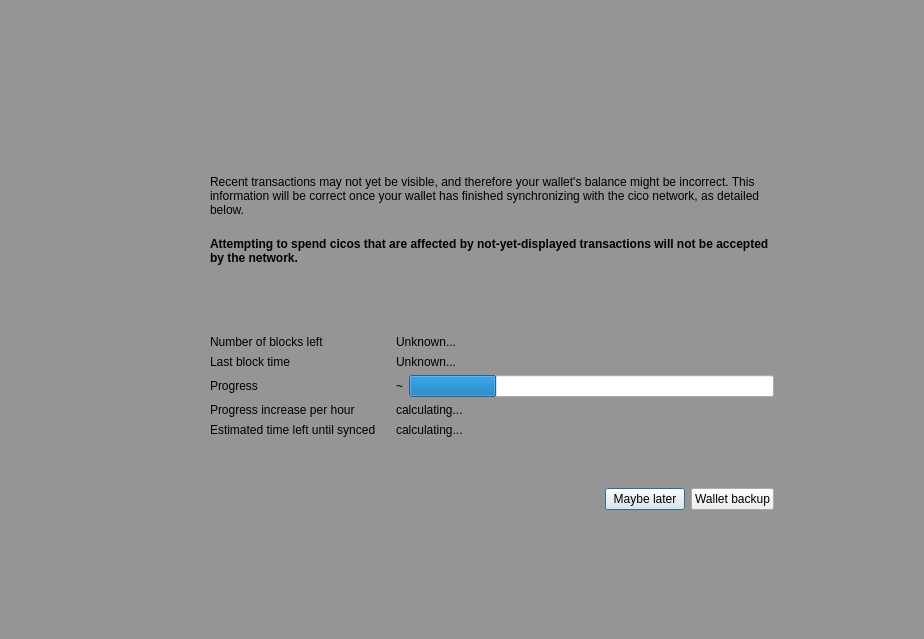
<?xml version="1.0" encoding="UTF-8"?>
<ui version="4.0">
 <class>ModalOverlay</class>
 <widget class="ModalOverlay" name="ModalOverlay">
  <property name="geometry">
   <rect>
    <x>0</x>
    <y>0</y>
    <width>924</width>
    <height>639</height>
   </rect>
  </property>
  <property name="windowTitle">
   <string>Form</string>
  </property>
  <layout class="QVBoxLayout" name="verticalLayout" stretch="0">
   <property name="sizeConstraint">
    <enum>QLayout::SetDefaultConstraint</enum>
   </property>
   <property name="leftMargin">
    <number>0</number>
   </property>
   <property name="topMargin">
    <number>0</number>
   </property>
   <property name="rightMargin">
    <number>0</number>
   </property>
   <property name="bottomMargin">
    <number>0</number>
   </property>
   <item>
    <widget class="QWidget" name="bgWidget" native="true">
     <property name="styleSheet">
      <string notr="true">#bgWidget { background: rgba(0,0,0,96); }</string>
     </property>
     <layout class="QVBoxLayout" name="verticalLayoutMain" stretch="0">
      <property name="leftMargin">
       <number>120</number>
      </property>
      <property name="topMargin">
       <number>120</number>
      </property>
      <property name="rightMargin">
       <number>120</number>
      </property>
      <property name="bottomMargin">
       <number>120</number>
      </property>
      <item>
       <widget class="QWidget" name="contentWidget" native="true">
        <layout class="QVBoxLayout" name="verticalLayout_3" stretch="1,0">
         <property name="spacing">
          <number>0</number>
         </property>
         <property name="leftMargin">
          <number>0</number>
         </property>
         <property name="topMargin">
          <number>0</number>
         </property>
         <property name="rightMargin">
          <number>0</number>
         </property>
         <property name="bottomMargin">
          <number>0</number>
         </property>
         <item>
          <widget class="QStackedWidget" name="stackedWidget">
           <property name="currentIndex">
            <number>0</number>
           </property>
           <widget class="QWidget" name="page">
            <layout class="QVBoxLayout" name="verticalLayout_2">
             <property name="spacing">
              <number>0</number>
             </property>
             <property name="leftMargin">
              <number>30</number>
             </property>
             <property name="topMargin">
              <number>10</number>
             </property>
             <property name="rightMargin">
              <number>30</number>
             </property>
             <property name="bottomMargin">
              <number>10</number>
             </property>
             <item>
              <spacer name="verticalSpacer_3">
               <property name="orientation">
                <enum>Qt::Vertical</enum>
               </property>
               <property name="sizeType">
                <enum>QSizePolicy::Expanding</enum>
               </property>
               <property name="sizeHint" stdset="0">
                <size>
                 <width>20</width>
                 <height>40</height>
                </size>
               </property>
              </spacer>
             </item>
             <item>
              <layout class="QHBoxLayout" name="horizontalLayoutIconText" stretch="0,1">
               <property name="spacing">
                <number>20</number>
               </property>
               <property name="topMargin">
                <number>20</number>
               </property>
               <item>
                <layout class="QVBoxLayout" name="verticalLayoutIcon">
                 <item>
                  <widget class="QPushButton" name="warningIcon">
                   <property name="enabled">
                    <bool>false</bool>
                   </property>
                   <property name="text">
                    <string/>
                   </property>
                   <property name="iconSize">
                    <size>
                     <width>48</width>
                     <height>48</height>
                    </size>
                   </property>
                   <property name="flat">
                    <bool>true</bool>
                   </property>
                  </widget>
                 </item>
                 <item>
                  <spacer name="verticalSpacerWarningIcon">
                   <property name="orientation">
                    <enum>Qt::Vertical</enum>
                   </property>
                   <property name="sizeHint" stdset="0">
                    <size>
                     <width>20</width>
                     <height>40</height>
                    </size>
                   </property>
                  </spacer>
                 </item>
                </layout>
               </item>
               <item>
                <layout class="QVBoxLayout" name="verticalLayoutInfoText">
                 <property name="leftMargin">
                  <number>0</number>
                 </property>
                 <property name="topMargin">
                  <number>0</number>
                 </property>
                 <item>
                  <widget class="QLabel" name="infoText">
                   <property name="text">
                    <string>Recent transactions may not yet be visible, and therefore your wallet's balance might be incorrect. This information will be correct once your wallet has finished synchronizing with the cico network, as detailed below.</string>
                   </property>
                   <property name="textFormat">
                    <enum>Qt::RichText</enum>
                   </property>
                   <property name="wordWrap">
                    <bool>true</bool>
                   </property>
                  </widget>
                 </item>
                 <item>
                  <widget class="QLabel" name="infoTextStrong">
                   <property name="font">
                    <font>
                     <weight>75</weight>
                     <bold>true</bold>
                    </font>
                   </property>
                   <property name="text">
                    <string>Attempting to spend cicos that are affected by not-yet-displayed transactions will not be accepted by the network.</string>
                   </property>
                   <property name="textFormat">
                    <enum>Qt::RichText</enum>
                   </property>
                   <property name="wordWrap">
                    <bool>true</bool>
                   </property>
                  </widget>
                 </item>
                 <item>
                  <spacer name="verticalSpacerInTextSpace">
                   <property name="orientation">
                    <enum>Qt::Vertical</enum>
                   </property>
                   <property name="sizeHint" stdset="0">
                    <size>
                     <width>20</width>
                     <height>40</height>
                    </size>
                   </property>
                  </spacer>
                 </item>
                 <item>
                  <layout class="QFormLayout" name="formLayout">
                   <property name="fieldGrowthPolicy">
                    <enum>QFormLayout::ExpandingFieldsGrow</enum>
                   </property>
                   <property name="horizontalSpacing">
                    <number>20</number>
                   </property>
                   <property name="verticalSpacing">
                    <number>6</number>
                   </property>
                   <property name="topMargin">
                    <number>10</number>
                   </property>
                   <item row="0" column="0">
                    <widget class="QLabel" name="labelNumberOfBlocksLeft">
                     <property name="font">
                      <font>
                       <weight>50</weight>
                       <bold>false</bold>
                      </font>
                     </property>
                     <property name="text">
                      <string>Number of blocks left</string>
                     </property>
                    </widget>
                   </item>
                   <item row="0" column="1">
                    <widget class="QLabel" name="numberOfBlocksLeft">
                     <property name="sizePolicy">
                      <sizepolicy hsizetype="Expanding" vsizetype="Preferred">
                       <horstretch>0</horstretch>
                       <verstretch>0</verstretch>
                      </sizepolicy>
                     </property>
                     <property name="text">
                      <string>Unknown...</string>
                     </property>
                    </widget>
                   </item>
                   <item row="1" column="0">
                    <widget class="QLabel" name="labelLastBlockTime">
                     <property name="font">
                      <font>
                       <weight>50</weight>
                       <bold>false</bold>
                      </font>
                     </property>
                     <property name="text">
                      <string>Last block time</string>
                     </property>
                    </widget>
                   </item>
                   <item row="1" column="1">
                    <widget class="QLabel" name="newestBlockDate">
                     <property name="sizePolicy">
                      <sizepolicy hsizetype="Expanding" vsizetype="Preferred">
                       <horstretch>0</horstretch>
                       <verstretch>0</verstretch>
                      </sizepolicy>
                     </property>
                     <property name="text">
                      <string>Unknown...</string>
                     </property>
                    </widget>
                   </item>
                   <item row="2" column="0">
                    <widget class="QLabel" name="labelSyncDone">
                     <property name="font">
                      <font>
                       <weight>50</weight>
                       <bold>false</bold>
                      </font>
                     </property>
                     <property name="text">
                      <string>Progress</string>
                     </property>
                    </widget>
                   </item>
                   <item row="2" column="1">
                    <layout class="QHBoxLayout" name="horizontalLayoutSync" stretch="0,1">
                     <property name="spacing">
                      <number>6</number>
                     </property>
                     <item>
                      <widget class="QLabel" name="percentageProgress">
                       <property name="text">
                        <string notr="true">~</string>
                       </property>
                      </widget>
                     </item>
                     <item>
                      <widget class="QProgressBar" name="progressBar">
                       <property name="value">
                        <number>24</number>
                       </property>
                       <property name="format">
                        <string/>
                       </property>
                      </widget>
                     </item>
                    </layout>
                   </item>
                   <item row="4" column="0">
                    <widget class="QLabel" name="labelProgressIncrease">
                     <property name="font">
                      <font>
                       <weight>50</weight>
                       <bold>false</bold>
                      </font>
                     </property>
                     <property name="text">
                      <string>Progress increase per hour</string>
                     </property>
                    </widget>
                   </item>
                   <item row="4" column="1">
                    <widget class="QLabel" name="progressIncreasePerH">
                     <property name="sizePolicy">
                      <sizepolicy hsizetype="Expanding" vsizetype="Preferred">
                       <horstretch>0</horstretch>
                       <verstretch>0</verstretch>
                      </sizepolicy>
                     </property>
                     <property name="text">
                      <string>calculating...</string>
                     </property>
                    </widget>
                   </item>
                   <item row="5" column="0">
                    <widget class="QLabel" name="labelEstimatedTimeLeft">
                     <property name="font">
                      <font>
                       <weight>50</weight>
                       <bold>false</bold>
                      </font>
                     </property>
                     <property name="text">
                      <string>Estimated time left until synced</string>
                     </property>
                    </widget>
                   </item>
                   <item row="5" column="1">
                    <widget class="QLabel" name="expectedTimeLeft">
                     <property name="sizePolicy">
                      <sizepolicy hsizetype="Expanding" vsizetype="Preferred">
                       <horstretch>0</horstretch>
                       <verstretch>0</verstretch>
                      </sizepolicy>
                     </property>
                     <property name="text">
                      <string>calculating...</string>
                     </property>
                    </widget>
                   </item>
                  </layout>
                 </item>
                </layout>
               </item>
              </layout>
             </item>
             <item>
              <spacer name="verticalSpacer_4">
               <property name="orientation">
                <enum>Qt::Vertical</enum>
               </property>
               <property name="sizeHint" stdset="0">
                <size>
                 <width>20</width>
                 <height>40</height>
                </size>
               </property>
              </spacer>
             </item>
            </layout>
           </widget>
           <widget class="QWidget" name="page_2">
            <layout class="QVBoxLayout" name="verticalLayout_4">
             <property name="spacing">
              <number>15</number>
             </property>
             <property name="leftMargin">
              <number>30</number>
             </property>
             <property name="topMargin">
              <number>0</number>
             </property>
             <property name="rightMargin">
              <number>30</number>
             </property>
             <property name="bottomMargin">
              <number>0</number>
             </property>
             <item>
              <spacer name="verticalSpacer_2">
               <property name="orientation">
                <enum>Qt::Vertical</enum>
               </property>
               <property name="sizeHint" stdset="0">
                <size>
                 <width>20</width>
                 <height>40</height>
                </size>
               </property>
              </spacer>
             </item>
             <item>
              <layout class="QGridLayout" name="gridLayout">
               <item row="0" column="1">
                <widget class="QLabel" name="labelNote">
                 <property name="layoutDirection">
                  <enum>Qt::LeftToRight</enum>
                 </property>
                 <property name="text">
                  <string>Wallet backup prompt</string>
                 </property>
                 <property name="alignment">
                  <set>Qt::AlignLeading|Qt::AlignLeft|Qt::AlignVCenter</set>
                 </property>
                </widget>
               </item>
               <item row="1" column="1">
                <widget class="QLabel" name="labelMessage">
                 <property name="text">
                  <string>Please backup your wallet as soon as possible.
Please make sure to keep an updated antivirus and operating system. We can not recover Your funds if you visit phishing site or lose your backup. Please make sure to keep backups of your private keys or files. We do not store your private keys on this wallet. And you as a user, are entirely responsible for your funds and your own security.</string>
                 </property>
                 <property name="alignment">
                  <set>Qt::AlignLeading|Qt::AlignLeft|Qt::AlignVCenter</set>
                 </property>
                 <property name="wordWrap">
                  <bool>true</bool>
                 </property>
                </widget>
               </item>
               <item row="0" column="0">
                <widget class="QPushButton" name="warningIconBackup">
                 <property name="enabled">
                  <bool>false</bool>
                 </property>
                 <property name="sizePolicy">
                  <sizepolicy hsizetype="Fixed" vsizetype="Fixed">
                   <horstretch>0</horstretch>
                   <verstretch>0</verstretch>
                  </sizepolicy>
                 </property>
                 <property name="minimumSize">
                  <size>
                   <width>30</width>
                   <height>30</height>
                  </size>
                 </property>
                 <property name="maximumSize">
                  <size>
                   <width>30</width>
                   <height>30</height>
                  </size>
                 </property>
                 <property name="text">
                  <string/>
                 </property>
                 <property name="iconSize">
                  <size>
                   <width>30</width>
                   <height>30</height>
                  </size>
                 </property>
                 <property name="flat">
                  <bool>true</bool>
                 </property>
                </widget>
               </item>
               <item row="1" column="0">
                <spacer name="horizontalSpacer_2">
                 <property name="orientation">
                  <enum>Qt::Horizontal</enum>
                 </property>
                 <property name="sizeType">
                  <enum>QSizePolicy::Fixed</enum>
                 </property>
                 <property name="sizeHint" stdset="0">
                  <size>
                   <width>30</width>
                   <height>20</height>
                  </size>
                 </property>
                </spacer>
               </item>
              </layout>
             </item>
             <item>
              <spacer name="verticalSpacer">
               <property name="orientation">
                <enum>Qt::Vertical</enum>
               </property>
               <property name="sizeType">
                <enum>QSizePolicy::Expanding</enum>
               </property>
               <property name="sizeHint" stdset="0">
                <size>
                 <width>20</width>
                 <height>40</height>
                </size>
               </property>
              </spacer>
             </item>
            </layout>
           </widget>
          </widget>
         </item>
         <item>
          <widget class="QWidget" name="buttonsContainerWhite" native="true">
           <layout class="QHBoxLayout" name="horizontalLayout">
            <property name="leftMargin">
             <number>30</number>
            </property>
            <property name="topMargin">
             <number>15</number>
            </property>
            <property name="rightMargin">
             <number>30</number>
            </property>
            <item>
             <spacer name="horizontalSpacer">
              <property name="orientation">
               <enum>Qt::Horizontal</enum>
              </property>
              <property name="sizeHint" stdset="0">
               <size>
                <width>40</width>
                <height>20</height>
               </size>
              </property>
             </spacer>
            </item>
            <item>
             <widget class="QPushButton" name="closeButton">
              <property name="focusPolicy">
               <enum>Qt::StrongFocus</enum>
              </property>
              <property name="text">
               <string>Maybe later</string>
              </property>
              <property name="default">
               <bool>true</bool>
              </property>
             </widget>
            </item>
            <item>
             <widget class="QPushButton" name="walletBackupButton">
              <property name="text">
               <string>Wallet backup</string>
              </property>
             </widget>
            </item>
           </layout>
          </widget>
         </item>
        </layout>
       </widget>
      </item>
     </layout>
    </widget>
   </item>
  </layout>
 </widget>
 <customwidgets>
  <customwidget>
   <class>ModalOverlay</class>
   <extends>QWidget</extends>
   <header>qt/modaloverlay.h</header>
   <container>1</container>
  </customwidget>
 </customwidgets>
 <resources/>
 <connections/>
</ui>
